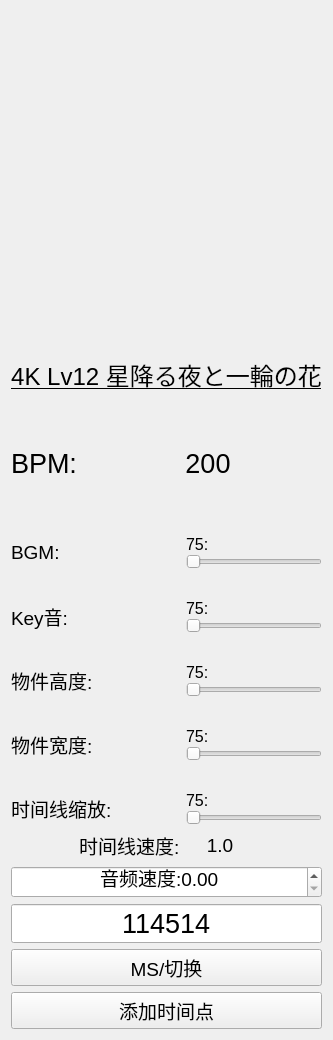
<?xml version="1.0" encoding="UTF-8"?>
<ui version="4.0">
 <class>Form</class>
 <widget class="QWidget" name="Form">
  <property name="geometry">
   <rect>
    <x>0</x>
    <y>0</y>
    <width>330</width>
    <height>1040</height>
   </rect>
  </property>
  <property name="windowTitle">
   <string>Form</string>
  </property>
  <layout class="QVBoxLayout" name="verticalLayout_13">
   <item>
    <layout class="QVBoxLayout" name="verticalLayout_7">
     <item>
      <layout class="QVBoxLayout" name="verticalLayout_6">
       <item>
        <spacer name="verticalSpacer">
         <property name="orientation">
          <enum>Qt::Orientation::Vertical</enum>
         </property>
         <property name="sizeHint" stdset="0">
          <size>
           <width>20</width>
           <height>40</height>
          </size>
         </property>
        </spacer>
       </item>
       <item>
        <widget class="QLabel" name="label">
         <property name="text">
          <string/>
         </property>
         <property name="pixmap">
          <pixmap resource="图片.qrc">:/image/星降る夜と一輪の花.jpg</pixmap>
         </property>
         <property name="alignment">
          <set>Qt::AlignmentFlag::AlignCenter</set>
         </property>
        </widget>
       </item>
       <item>
        <spacer name="verticalSpacer_2">
         <property name="orientation">
          <enum>Qt::Orientation::Vertical</enum>
         </property>
         <property name="sizeHint" stdset="0">
          <size>
           <width>20</width>
           <height>40</height>
          </size>
         </property>
        </spacer>
       </item>
      </layout>
     </item>
     <item>
      <widget class="QLabel" name="label_2">
       <property name="font">
        <font>
         <pointsize>18</pointsize>
         <underline>true</underline>
        </font>
       </property>
       <property name="text">
        <string>4K Lv12 星降る夜と一輪の花</string>
       </property>
       <property name="alignment">
        <set>Qt::AlignmentFlag::AlignCenter</set>
       </property>
      </widget>
     </item>
     <item>
      <layout class="QVBoxLayout" name="verticalLayout_2">
       <item>
        <layout class="QVBoxLayout" name="verticalLayout">
         <item>
          <layout class="QHBoxLayout" name="horizontalLayout" stretch="1,1,1,1">
           <property name="topMargin">
            <number>50</number>
           </property>
           <property name="bottomMargin">
            <number>50</number>
           </property>
           <item>
            <widget class="QLabel" name="label_3">
             <property name="font">
              <font>
               <pointsize>20</pointsize>
              </font>
             </property>
             <property name="text">
              <string>BPM:</string>
             </property>
            </widget>
           </item>
           <item>
            <spacer name="horizontalSpacer_2">
             <property name="orientation">
              <enum>Qt::Orientation::Horizontal</enum>
             </property>
             <property name="sizeHint" stdset="0">
              <size>
               <width>40</width>
               <height>20</height>
              </size>
             </property>
            </spacer>
           </item>
           <item>
            <widget class="QLabel" name="label_10">
             <property name="font">
              <font>
               <pointsize>20</pointsize>
              </font>
             </property>
             <property name="text">
              <string>200</string>
             </property>
             <property name="alignment">
              <set>Qt::AlignmentFlag::AlignCenter</set>
             </property>
            </widget>
           </item>
           <item>
            <spacer name="horizontalSpacer_3">
             <property name="orientation">
              <enum>Qt::Orientation::Horizontal</enum>
             </property>
             <property name="sizeHint" stdset="0">
              <size>
               <width>40</width>
               <height>20</height>
              </size>
             </property>
            </spacer>
           </item>
          </layout>
         </item>
         <item>
          <layout class="QGridLayout" name="gridLayout" columnstretch="1,1,2" columnminimumwidth="0,0,0">
           <property name="verticalSpacing">
            <number>30</number>
           </property>
           <item row="4" column="0">
            <widget class="QLabel" name="label_8">
             <property name="font">
              <font>
               <pointsize>14</pointsize>
              </font>
             </property>
             <property name="text">
              <string>时间线缩放:</string>
             </property>
            </widget>
           </item>
           <item row="1" column="0">
            <widget class="QLabel" name="label_5">
             <property name="font">
              <font>
               <pointsize>14</pointsize>
              </font>
             </property>
             <property name="text">
              <string>Key音:</string>
             </property>
            </widget>
           </item>
           <item row="0" column="0">
            <widget class="QLabel" name="label_4">
             <property name="font">
              <font>
               <pointsize>14</pointsize>
              </font>
             </property>
             <property name="text">
              <string>BGM:</string>
             </property>
            </widget>
           </item>
           <item row="3" column="0">
            <widget class="QLabel" name="label_7">
             <property name="font">
              <font>
               <pointsize>14</pointsize>
              </font>
             </property>
             <property name="text">
              <string>物件宽度:</string>
             </property>
            </widget>
           </item>
           <item row="2" column="0">
            <widget class="QLabel" name="label_6">
             <property name="font">
              <font>
               <pointsize>14</pointsize>
              </font>
             </property>
             <property name="text">
              <string>物件高度:</string>
             </property>
            </widget>
           </item>
           <item row="0" column="1">
            <spacer name="horizontalSpacer">
             <property name="orientation">
              <enum>Qt::Orientation::Horizontal</enum>
             </property>
             <property name="sizeHint" stdset="0">
              <size>
               <width>40</width>
               <height>20</height>
              </size>
             </property>
            </spacer>
           </item>
           <item row="0" column="2">
            <layout class="QVBoxLayout" name="verticalLayout_8">
             <item>
              <widget class="QLabel" name="label_12">
               <property name="font">
                <font>
                 <pointsize>12</pointsize>
                </font>
               </property>
               <property name="text">
                <string>75:</string>
               </property>
              </widget>
             </item>
             <item>
              <widget class="QSlider" name="horizontalSlider">
               <property name="orientation">
                <enum>Qt::Orientation::Horizontal</enum>
               </property>
              </widget>
             </item>
            </layout>
           </item>
           <item row="1" column="2">
            <layout class="QVBoxLayout" name="verticalLayout_9">
             <item>
              <widget class="QLabel" name="label_13">
               <property name="font">
                <font>
                 <pointsize>12</pointsize>
                </font>
               </property>
               <property name="text">
                <string>75:</string>
               </property>
              </widget>
             </item>
             <item>
              <widget class="QSlider" name="horizontalSlider_2">
               <property name="orientation">
                <enum>Qt::Orientation::Horizontal</enum>
               </property>
              </widget>
             </item>
            </layout>
           </item>
           <item row="2" column="2">
            <layout class="QVBoxLayout" name="verticalLayout_10">
             <item>
              <widget class="QLabel" name="label_14">
               <property name="font">
                <font>
                 <pointsize>12</pointsize>
                </font>
               </property>
               <property name="text">
                <string>75:</string>
               </property>
              </widget>
             </item>
             <item>
              <widget class="QSlider" name="horizontalSlider_3">
               <property name="orientation">
                <enum>Qt::Orientation::Horizontal</enum>
               </property>
              </widget>
             </item>
            </layout>
           </item>
           <item row="3" column="2">
            <layout class="QVBoxLayout" name="verticalLayout_11">
             <item>
              <widget class="QLabel" name="label_15">
               <property name="font">
                <font>
                 <pointsize>12</pointsize>
                </font>
               </property>
               <property name="text">
                <string>75:</string>
               </property>
              </widget>
             </item>
             <item>
              <widget class="QSlider" name="horizontalSlider_4">
               <property name="orientation">
                <enum>Qt::Orientation::Horizontal</enum>
               </property>
              </widget>
             </item>
            </layout>
           </item>
           <item row="4" column="2">
            <layout class="QVBoxLayout" name="verticalLayout_12">
             <item>
              <widget class="QLabel" name="label_16">
               <property name="font">
                <font>
                 <pointsize>12</pointsize>
                </font>
               </property>
               <property name="text">
                <string>75:</string>
               </property>
              </widget>
             </item>
             <item>
              <widget class="QSlider" name="horizontalSlider_5">
               <property name="orientation">
                <enum>Qt::Orientation::Horizontal</enum>
               </property>
              </widget>
             </item>
            </layout>
           </item>
          </layout>
         </item>
        </layout>
       </item>
       <item>
        <layout class="QHBoxLayout" name="horizontalLayout_2" stretch="1,1,1,1">
         <item>
          <spacer name="horizontalSpacer_4">
           <property name="orientation">
            <enum>Qt::Orientation::Horizontal</enum>
           </property>
           <property name="sizeHint" stdset="0">
            <size>
             <width>40</width>
             <height>20</height>
            </size>
           </property>
          </spacer>
         </item>
         <item>
          <widget class="QLabel" name="label_9">
           <property name="font">
            <font>
             <pointsize>14</pointsize>
            </font>
           </property>
           <property name="text">
            <string>时间线速度:</string>
           </property>
          </widget>
         </item>
         <item>
          <widget class="QLabel" name="label_11">
           <property name="font">
            <font>
             <pointsize>14</pointsize>
            </font>
           </property>
           <property name="text">
            <string>1.0</string>
           </property>
           <property name="alignment">
            <set>Qt::AlignmentFlag::AlignCenter</set>
           </property>
          </widget>
         </item>
         <item>
          <spacer name="horizontalSpacer_5">
           <property name="orientation">
            <enum>Qt::Orientation::Horizontal</enum>
           </property>
           <property name="sizeHint" stdset="0">
            <size>
             <width>40</width>
             <height>20</height>
            </size>
           </property>
          </spacer>
         </item>
        </layout>
       </item>
      </layout>
     </item>
     <item>
      <layout class="QVBoxLayout" name="verticalLayout_5">
       <item>
        <layout class="QVBoxLayout" name="verticalLayout_3">
         <item>
          <widget class="QDoubleSpinBox" name="doubleSpinBox">
           <property name="font">
            <font>
             <pointsize>14</pointsize>
            </font>
           </property>
           <property name="alignment">
            <set>Qt::AlignmentFlag::AlignCenter</set>
           </property>
           <property name="prefix">
            <string>音频速度:</string>
           </property>
          </widget>
         </item>
         <item>
          <widget class="QLineEdit" name="lineEdit">
           <property name="font">
            <font>
             <pointsize>20</pointsize>
            </font>
           </property>
           <property name="text">
            <string>114514</string>
           </property>
           <property name="alignment">
            <set>Qt::AlignmentFlag::AlignCenter</set>
           </property>
          </widget>
         </item>
        </layout>
       </item>
       <item>
        <layout class="QVBoxLayout" name="verticalLayout_4">
         <item>
          <widget class="QPushButton" name="pushButton">
           <property name="font">
            <font>
             <pointsize>14</pointsize>
            </font>
           </property>
           <property name="text">
            <string>MS/切换</string>
           </property>
          </widget>
         </item>
         <item>
          <widget class="QPushButton" name="pushButton_2">
           <property name="font">
            <font>
             <pointsize>14</pointsize>
            </font>
           </property>
           <property name="text">
            <string>添加时间点</string>
           </property>
          </widget>
         </item>
        </layout>
       </item>
      </layout>
     </item>
    </layout>
   </item>
  </layout>
 </widget>
 <resources>
  <include location="图片.qrc"/>
  <include location="图片.qrc"/>
 </resources>
 <connections/>
</ui>
